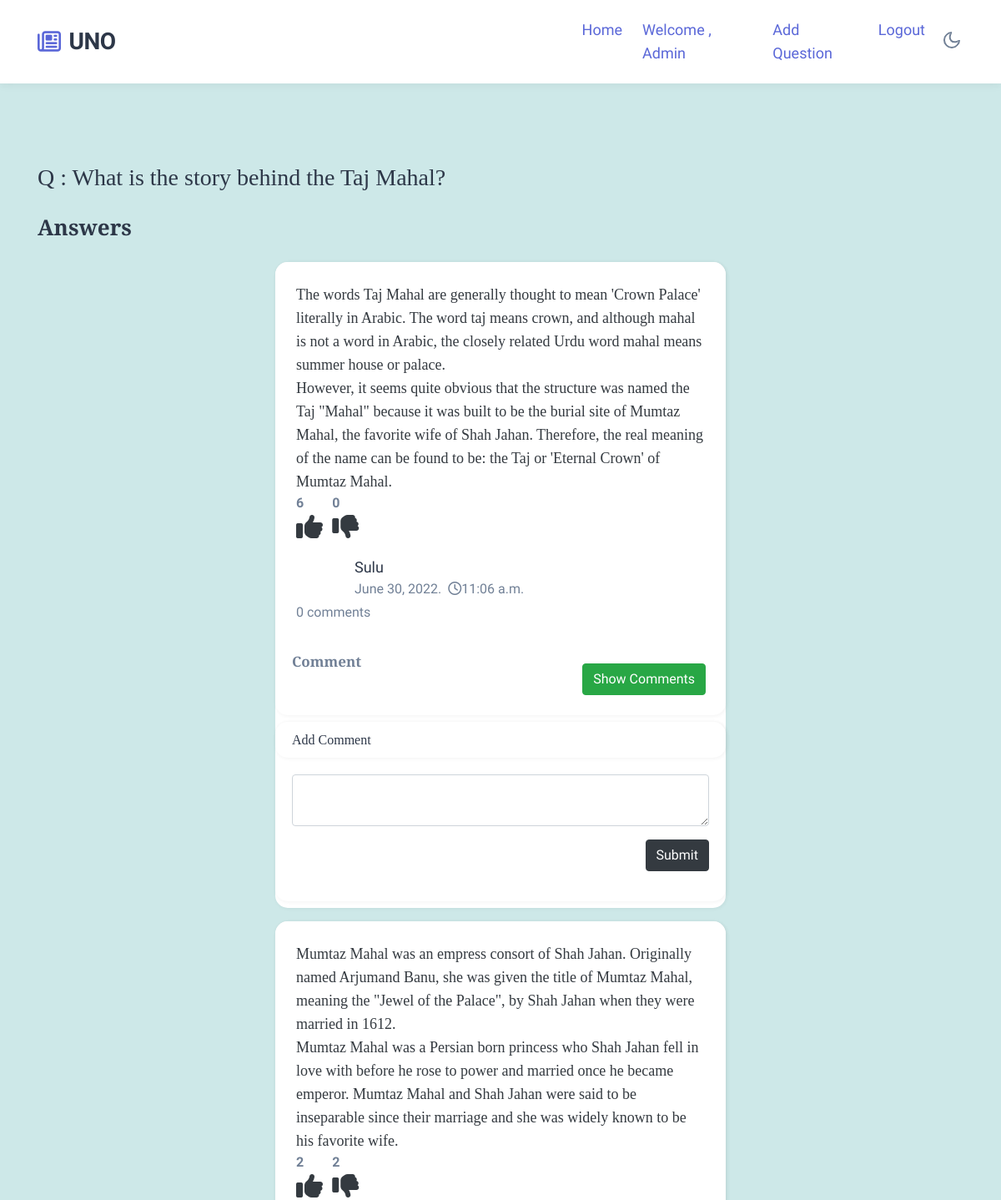
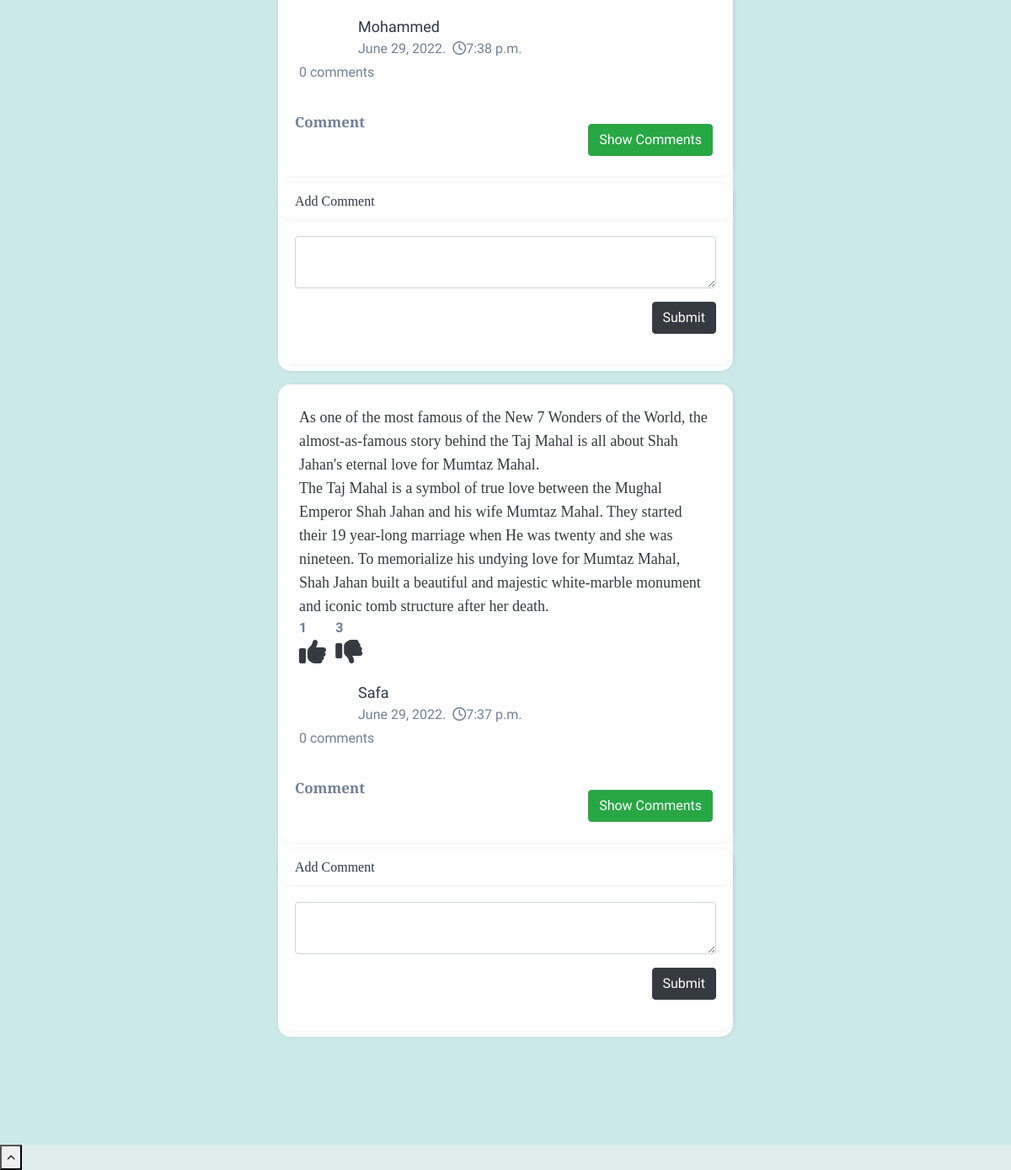
Page /answers/23 (signed in) on the committed database (2 pictures, top to bottom).
### myapp/models.py (models this page shows, shortened)
class QuestionModel(models.Model):
	user=models.ForeignKey(User,on_delete=models.CASCADE)
	qn=models.TextField(max_length=1000)
	pic=models.ImageField(upload_to="qnpic/",blank=True)
	group=models.ForeignKey(CategoryModel,on_delete=models.CASCADE)
	status=models.BooleanField(default=True)
	created_on=models.DateTimeField(auto_now=True)
	updated_on=models.DateTimeField(auto_now=True)

class AnswerModel(models.Model):
	user=models.ForeignKey(User,on_delete=models.CASCADE)
	qn=models.ForeignKey(QuestionModel,on_delete=models.CASCADE)
	answer=models.TextField(max_length=1000)
	pic=models.ImageField(upload_to="anspic/",blank=True)
	approval_status=models.CharField(max_length=30,choices=Approval,default='pending')
	status=models.BooleanField(default=True)
	created_on=models.DateTimeField(auto_now=True)
	up_vote=models.IntegerField(default=0)
	down_vote=models.IntegerField(default=0)
	def __str__(self):
		return self.answer

### myapp/views.py (the view)
# urls.py: path('answers/<int:pk>', Answers.as_view(), name='answers'),
class Answers(View):
	template_name='answers.html'
	def get(self,request,pk):
		data=QuestionModel.objects.get(id=pk)
		answerdata=AnswerModel.objects.filter(qn=data,approval_status='approval').annotate(upvote_count=Count('upvote')).order_by("-upvote_count")
		return render(request,self.template_name,{'answerdata':answerdata,'data':data})

### templates/answers.html (shortened to what this page needs)
{% load static %}
<!doctype html>
<html lang="en">
<head>
    <link href="https://cdn.jsdelivr.net/npm/bootstrap@5.1.3/dist/css/bootstrap.min.css" rel="stylesheet">
    <link rel="stylesheet" href="{% static 'assets/css/style-starter.css' %}">
</head>
<body>
    <header class="w3l-header">
        <div class="container">
            <nav class="navbar navbar-expand-lg navbar-light fill px-lg-0 py-0 px-sm-3 px-0">
                <a class="navbar-brand" href="index.html">
                    <span class="fa fa-newspaper-o"></span> UNO</a>
                <div class="collapse navbar-collapse" id="navbarSupportedContent">
                    <ul class="navbar-nav">
                        <li class="nav-item active">
                            <a class="nav-link" href="/">Home</a>
                        </li>
                        {% if user.is_authenticated %}
                        <li class="nav-item active">
                            <a class="nav-link" href=" ">Welcome , {{request.user}}</a>
                        </li>
                        <li class="nav-item active">
                            <a class="nav-link" href="{% url 'addqn'%}">Add Question</a>
                        </li>
                        <li class="nav-item active">
                            <a class="nav-link" href="{% url 'logout'%}">Logout</a>
                        </li>
                        {% endif %}
                    </ul>
                </div>
                <div class="mobile-position">
                    <nav class="navigation">
                        <div class="theme-switch-wrapper">
                            <label class="theme-switch" for="checkbox">
                                <div class="mode-container">
                                    <i class="gg-moon"></i>
                                </div>
                            </label>
                        </div>
                    </nav>
                </div>
        </div>
    </header>
    {% if user.is_authenticated %}
    <div class="w3l-homeblock2 py-5" style="background-color: rgb(205, 232, 232);">
        <div class="container py-lg-5 py-md-4">
            <h3>Q : {{data.qn}}</h3><br>
            <h3 class="section-title-left mb-4">Answers</h3>
            <div class="row justify-content-center">
                <div class="col-6 mb-3 item">
                  {% for answer in answerdata %}
                    <div class="card mb-3">
                        <div class="card-header p-0 position-relative">
                          <div class="card-body blog-details">
                            <h5>{{ answer|linebreaks }}</h5>
                            <div class="row">
                                <div class="col-1">
                                  <div class="upvote">
                                    <strong class="upvote-count-{{answer.id}}">{{answer.upvote_set.count}}</strong><br/>
                                        <span class="text-dark">
                                           <i class="fa-solid fa-thumbs-up fa-2x upvote-click" data-answer="{{answer.id}}"></i>
                                        </span>
                                  </div>
                                </div>
                                <div class="col-1">
                                  <div class="downvote">
                                    <strong class="downvote-count-{{answer.id}}">{{answer.downvote_set.count}}</strong>
                                    <span class="text-dark">
                                        <i class="fa-solid fa-thumbs-down fa-2x downvote-click" data-answer="{{answer.id}}"></i>
                                    </span><br/>
                                  </div>
                                </div>
                            </div>
                            <div class="author align-items-center mt-3 mb-1">
                                <ul class="blog-meta">
                                    <li>
                                        <a href="{% url 'chatroom' answer.user.id %}">{{answer.user}}</a>
                                    </li>
                                    <li class="meta-item blog-lesson">
                                        <span class="meta-value"> {{answer.created_on.date}}</span>.<span
                                            class="meta-value ml-2"><span class="fa fa-clock-o"></span>{{answer.created_on.time}}</span>
                                    </li>
                                </ul>
                            </div>
                            <span class="mr-3"><span class="comment-count-{{answer.id}}">{{answer.comment_set.count}}</span> comments</span>
                        </div>
                        <button class="btn btn-success m-4 my-3 float-right toggle">Show Comments</button>
                        <h4 class="my-2">Comment</h4>
                      </div>
                      {% if user.is_authenticated %}
                        <div class="card my-2">
                            <h6 class="card-header">Add Comment</h6>
                            <div class="card-body">
                                <textarea class="form-control comment-text-{{answer.id}}"></textarea>
                                <button type="button" data-answer="{{answer.id}}" class="btn btn-dark my-3 float-right save-comment">Submit</button>
                            </div>
                        </div>
                    {% endif %}
                    </div>
                    {% endfor %}
                </div>
            </div>
        </div>
    </div>
        <button onclick="topFunction()" id="movetop" title="Go to top">
            <span class="fa fa-angle-up"></span>
        </button>
{% else %}
<center style="padding-top: 250px;">
<h2>You need to login to View this content. Please <b><a href="{% url 'login'%}">Login</a></h2>
</center>
{% endif %}
</body>
</html>

### rows in the picture
QuestionModel: qn "What is the story behind the Taj Mahal?"
AnswerModel: answer "The words Taj Mahal are generally thought to mean 'Crown Palace' literally in Arabic. The word taj means crown, and although mahal is not a word in Arabic, the closely related Urdu word mahal means summer house or palace. However, it seems quite obvious that the structure was named the Taj \"Mahal\" because it was built to be the burial site of Mumtaz Mahal, the favorite wife of Shah Jahan. Therefore, the real meaning of the name can be found to be: the Taj or 'Eternal Crown' of Mumtaz Mahal.", upvote_set.count "6", downvote_set.count "0", user "Sulu", created_on "June 30, 2022", created_on.time "11:06 a.m.", comment_set.count "0"
AnswerModel: answer "Mumtaz Mahal was an empress consort of Shah Jahan. Originally named Arjumand Banu, she was given the title of Mumtaz Mahal, meaning the \"Jewel of the Palace\", by Shah Jahan when they were married in 1612. Mumtaz Mahal was a Persian born princess who Shah Jahan fell in love with before he rose to power and married once he became emperor. Mumtaz Mahal and Shah Jahan were said to be inseparable since their marriage and she was widely known to be his favorite wife.", upvote_set.count "2", downvote_set.count "2", user "Mohammed", created_on "June 29, 2022", created_on.time "7:38 p.m.", comment_set.count "0"
AnswerModel: answer "As one of the most famous of the New 7 Wonders of the World, the almost-as-famous story behind the Taj Mahal is all about Shah Jahan's eternal love for Mumtaz Mahal. The Taj Mahal is a symbol of true love between the Mughal Emperor Shah Jahan and his wife Mumtaz Mahal. They started their 19 year-long marriage when He was twenty and she was nineteen. To memorialize his undying love for Mumtaz Mahal, Shah Jahan built a beautiful and majestic white-marble monument and iconic tomb structure after her death.", upvote_set.count "1", downvote_set.count "3", user "Safa", created_on "June 29, 2022", created_on.time "7:37 p.m.", comment_set.count "0"

### other values in the picture
{{ request.user }} "Admin"
